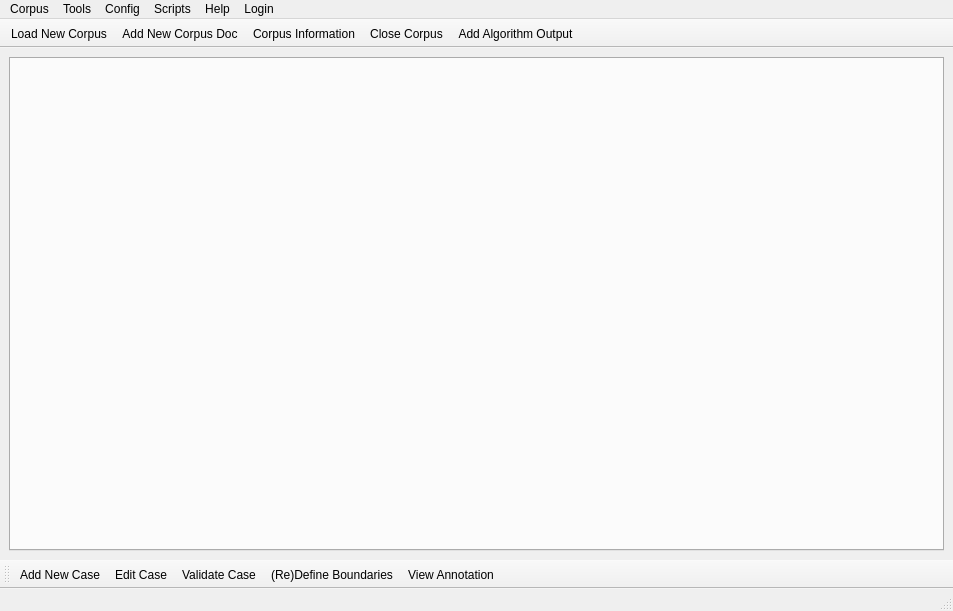
<?xml version="1.0" encoding="UTF-8"?>
<ui version="4.0">
 <class>ToNgueLP_MW</class>
 <widget class="QMainWindow" name="ToNgueLP_MW">
  <property name="geometry">
   <rect>
    <x>0</x>
    <y>0</y>
    <width>953</width>
    <height>611</height>
   </rect>
  </property>
  <property name="windowTitle">
   <string>ToNgueLP</string>
  </property>
  <widget class="QWidget" name="centralwidget">
   <layout class="QGridLayout" name="gridLayout">
    <item row="0" column="1">
     <widget class="QTabWidget" name="corpusTabs">
      <property name="contextMenuPolicy">
       <enum>Qt::PreventContextMenu</enum>
      </property>
      <property name="tabPosition">
       <enum>QTabWidget::West</enum>
      </property>
      <property name="currentIndex">
       <number>-1</number>
      </property>
     </widget>
    </item>
   </layout>
  </widget>
  <widget class="QMenuBar" name="menubar">
   <property name="geometry">
    <rect>
     <x>0</x>
     <y>0</y>
     <width>953</width>
     <height>27</height>
    </rect>
   </property>
   <widget class="QMenu" name="menuCorpus">
    <property name="title">
     <string>Corpus</string>
    </property>
    <addaction name="actionLoad_New_Corpus"/>
    <addaction name="actionAdd_New_Corpus_Doc"/>
    <addaction name="actionSave_Corpus"/>
    <addaction name="actionCorpus_Information"/>
    <addaction name="actionSelect_Parser"/>
    <addaction name="actionSuggest_Parser"/>
   </widget>
   <widget class="QMenu" name="menuTools">
    <property name="title">
     <string>Tools</string>
    </property>
    <addaction name="actionMain_View"/>
    <addaction name="actionComparison_View"/>
    <addaction name="actionDictionary_View"/>
   </widget>
   <widget class="QMenu" name="menuConfig">
    <property name="title">
     <string>Config</string>
    </property>
   </widget>
   <widget class="QMenu" name="menuScripts">
    <property name="title">
     <string>Scripts</string>
    </property>
    <addaction name="actionConvert_Documents"/>
    <addaction name="actionVerify_Corpus_and_Parser"/>
    <addaction name="actionGenerate_XML_Output"/>
    <addaction name="actionCompare_XMLs"/>
    <addaction name="actionUpdate_XMLs_Info"/>
   </widget>
   <widget class="QMenu" name="menuHelp">
    <property name="title">
     <string>Help</string>
    </property>
    <addaction name="actionAbout_ToNgueLP"/>
    <addaction name="actionUser_s_Manual"/>
   </widget>
   <widget class="QMenu" name="menuLogin">
    <property name="title">
     <string>Login</string>
    </property>
   </widget>
   <addaction name="menuCorpus"/>
   <addaction name="menuTools"/>
   <addaction name="menuConfig"/>
   <addaction name="menuScripts"/>
   <addaction name="menuHelp"/>
   <addaction name="menuLogin"/>
  </widget>
  <widget class="QStatusBar" name="statusbar"/>
  <widget class="QToolBar" name="toolBar">
   <property name="contextMenuPolicy">
    <enum>Qt::PreventContextMenu</enum>
   </property>
   <property name="windowTitle">
    <string>toolBar</string>
   </property>
   <property name="movable">
    <bool>false</bool>
   </property>
   <property name="floatable">
    <bool>false</bool>
   </property>
   <attribute name="toolBarArea">
    <enum>TopToolBarArea</enum>
   </attribute>
   <attribute name="toolBarBreak">
    <bool>false</bool>
   </attribute>
   <addaction name="actionLoad_New_Corpus"/>
   <addaction name="actionAdd_New_Corpus_Doc"/>
   <addaction name="actionCorpus_Information"/>
   <addaction name="actionClose_Corpus"/>
   <addaction name="actionAdd_Algorithm_Output"/>
  </widget>
  <widget class="QToolBar" name="toolBar_2">
   <property name="windowTitle">
    <string>toolBar_2</string>
   </property>
   <attribute name="toolBarArea">
    <enum>BottomToolBarArea</enum>
   </attribute>
   <attribute name="toolBarBreak">
    <bool>false</bool>
   </attribute>
   <addaction name="actionAdd_New_Case"/>
   <addaction name="actionEdit_Case"/>
   <addaction name="actionValidate_Case"/>
   <addaction name="action_Re_Define_Boundaries"/>
   <addaction name="actionView_Annotation"/>
  </widget>
  <action name="actionLoad_New_Corpus">
   <property name="icon">
    <iconset resource="resources.qrc">
     <normaloff>:/toolbar/icons/menu_corpus.png</normaloff>:/toolbar/icons/menu_corpus.png</iconset>
   </property>
   <property name="text">
    <string>Load New Corpus</string>
   </property>
  </action>
  <action name="actionAdd_New_Corpus_Doc">
   <property name="icon">
    <iconset resource="resources.qrc">
     <normaloff>:/toolbar/icons/add_corpus_doc.png</normaloff>:/toolbar/icons/add_corpus_doc.png</iconset>
   </property>
   <property name="text">
    <string>Add New Corpus Doc</string>
   </property>
  </action>
  <action name="actionCorpus_Information">
   <property name="icon">
    <iconset resource="resources.qrc">
     <normaloff>:/toolbar/icons/corpus_info.png</normaloff>:/toolbar/icons/corpus_info.png</iconset>
   </property>
   <property name="text">
    <string>Corpus Information</string>
   </property>
  </action>
  <action name="actionClose_Corpus">
   <property name="icon">
    <iconset resource="resources.qrc">
     <normaloff>:/toolbar/icons/close_corpus.png</normaloff>:/toolbar/icons/close_corpus.png</iconset>
   </property>
   <property name="text">
    <string>Close Corpus</string>
   </property>
  </action>
  <action name="actionAdd_Algorithm_Output">
   <property name="icon">
    <iconset resource="resources.qrc">
     <normaloff>:/toolbar/icons/add_algorithm_output.png</normaloff>:/toolbar/icons/add_algorithm_output.png</iconset>
   </property>
   <property name="text">
    <string>Add Algorithm Output</string>
   </property>
  </action>
  <action name="actionAdd_New_Case">
   <property name="icon">
    <iconset resource="resources.qrc">
     <normaloff>:/toolbar/icons/add_case.png</normaloff>:/toolbar/icons/add_case.png</iconset>
   </property>
   <property name="text">
    <string>Add New Case</string>
   </property>
  </action>
  <action name="actionEdit_Case">
   <property name="icon">
    <iconset resource="resources.qrc">
     <normaloff>:/toolbar/icons/edit_case.png</normaloff>:/toolbar/icons/edit_case.png</iconset>
   </property>
   <property name="text">
    <string>Edit Case</string>
   </property>
  </action>
  <action name="actionValidate_Case">
   <property name="icon">
    <iconset resource="resources.qrc">
     <normaloff>:/toolbar/icons/validate_case.png</normaloff>:/toolbar/icons/validate_case.png</iconset>
   </property>
   <property name="text">
    <string>Validate Case</string>
   </property>
  </action>
  <action name="action_Re_Define_Boundaries">
   <property name="icon">
    <iconset resource="resources.qrc">
     <normaloff>:/toolbar/icons/redefine_boundaries.png</normaloff>:/toolbar/icons/redefine_boundaries.png</iconset>
   </property>
   <property name="text">
    <string>(Re)Define Boundaries</string>
   </property>
  </action>
  <action name="actionView_Annotation">
   <property name="icon">
    <iconset resource="resources.qrc">
     <normaloff>:/toolbar/icons/view_annotation.png</normaloff>:/toolbar/icons/view_annotation.png</iconset>
   </property>
   <property name="text">
    <string>View Annotation</string>
   </property>
  </action>
  <action name="actionSave_Corpus">
   <property name="text">
    <string>Save Corpus</string>
   </property>
  </action>
  <action name="actionSelect_Parser">
   <property name="text">
    <string>Select Parser</string>
   </property>
  </action>
  <action name="actionSuggest_Parser">
   <property name="text">
    <string>Suggest Parser</string>
   </property>
  </action>
  <action name="actionMain_View">
   <property name="text">
    <string>Main View</string>
   </property>
  </action>
  <action name="actionComparison_View">
   <property name="text">
    <string>Comparison View</string>
   </property>
  </action>
  <action name="actionDictionary_View">
   <property name="text">
    <string>Dictionary View</string>
   </property>
  </action>
  <action name="actionConvert_Documents">
   <property name="text">
    <string>Convert Documents</string>
   </property>
  </action>
  <action name="actionVerify_Corpus_and_Parser">
   <property name="text">
    <string>Verify Corpus and Parser</string>
   </property>
  </action>
  <action name="actionGenerate_Output">
   <property name="text">
    <string>Generate Output</string>
   </property>
  </action>
  <action name="actionCompare_Parser_Output_and_XML_Output">
   <property name="text">
    <string>Compare Parser Output and XML Output</string>
   </property>
  </action>
  <action name="actionGenerate_XML_Output">
   <property name="text">
    <string>Generate XML Output</string>
   </property>
  </action>
  <action name="actionCompare_Parser_and_XML_Output">
   <property name="text">
    <string>Compare Parser and XML Output</string>
   </property>
  </action>
  <action name="actionCompare_XMLs">
   <property name="text">
    <string>Compare XMLs</string>
   </property>
  </action>
  <action name="actionUpdate_XMLs_Info">
   <property name="text">
    <string>Update XMLs Info</string>
   </property>
  </action>
  <action name="actionAbout_ToNgueLP">
   <property name="text">
    <string>About ToNgueLP</string>
   </property>
  </action>
  <action name="actionHelp">
   <property name="text">
    <string>Help</string>
   </property>
  </action>
  <action name="actionUser_s_Manual">
   <property name="text">
    <string>User's Manual</string>
   </property>
  </action>
 </widget>
 <resources>
  <include location="resources.qrc"/>
 </resources>
 <connections/>
</ui>
